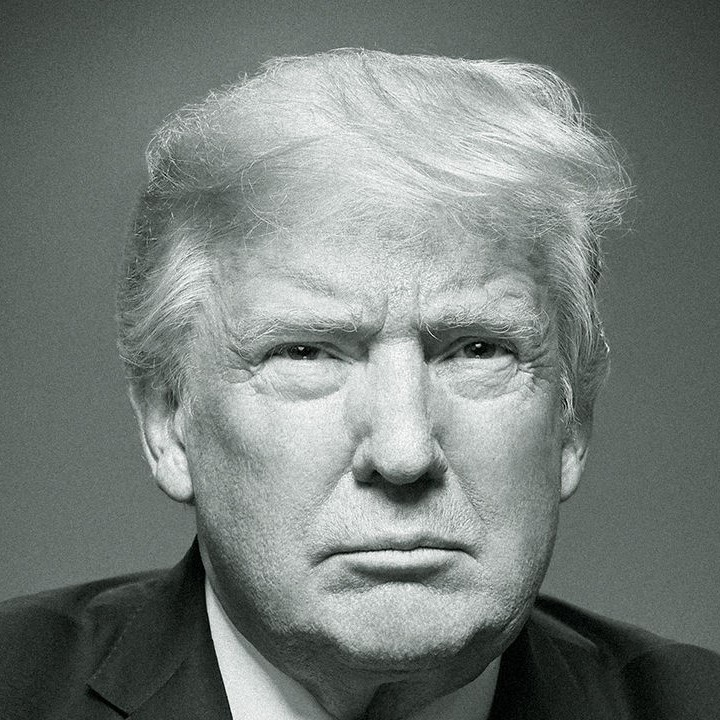
#> input picture pics/pic_a.jpg, 720 x 720 px
$ python global_min.py   (older library calls are emulated)
#> lines starting #> are read from the running program, lines starting #| are printed output that depends on the picture
### image_util.py
import numpy as np
import matplotlib.pyplot as plt
from PIL import Image
import cv2


def pic_to_square(picture):
    # todo resize to square
    pass


def load_pic_to_square_np(pic, size):
    picture = Image.open(pic).convert('L')  # opens and converts to grayscale
    if picture.width != picture.height:
        picture = pic_to_square(picture)
    picture = picture.resize((size, size), Image.ANTIALIAS)
    return np.array(picture) / 255


# [35 lines left out: functions show_image, grad_conv, lp_conv, mse, not called in this run]

### global_method.py
from util import image_util, mesh_util
import numpy as np
from util.image_util import mse
import argparse


class GlobalMethod:
    def __init__(self, input_pics, output_file, output_size=200, grid_size=None, height_field_size=1,
                 light_angle=60, weight_G=1.5, weight_S=0.001, radius=10, steps=1000, biased_costs=True):

        self.pics = [pic for pic in input_pics]
        self.gradient_pass_filter_images = image_util.grad_conv(image_util.lp_conv(self.pics))
        self.output_path = output_file
        self.height_field_size = height_field_size
        self.output_size = output_size

        if not grid_size:
            self.grid_size = int(output_size // self.height_field_size)

        # Heightfield, objective func.
        self.h = self.create_initial_grid()
        self.light_angle = light_angle
        self.S = 1 / np.tan(self.light_angle * (np.pi / 180))
        self.radius = radius
        self.radius_shadow_pos = np.arange(1, self.radius + 2)
        self.radius_shadow_neg = self.radius_shadow_pos[::-1]
        self.weight_G = weight_G
        self.weight_S = weight_S
        self.T = 1
        self.steps = steps
        self.alpha = self.T / self.steps
        self.l_calculator = ShadowCalculatorL(self.radius, self.grid_size, len(self.pics)).calc_new_l
        self.L = ShadowCalculatorL(self.radius, self.grid_size, len(self.pics)).cal_l_all(self.h)
        self.biased_costs = biased_costs
        self.idx_cost = np.zeros(self.h.size)
        self.obj_value = self.calc_objective_val(self.L)

        # Mesh initialization
        self.vertices = [None]
        self.faces = []
        points = [[0, 0, 0], [0, self.output_size, 0], [self.output_size, self.output_size, 0],
                  [self.output_size, 0, 0]]
        verts = len(self.vertices)
        self.faces.extend([[verts, verts + 1, verts + 2], [verts, verts + 2, verts + 3]])
        self.vertices.extend(points)

    def produce_pix(self):
        self.optimize()
        self.export_to_obj()

    # [66 lines left out: functions optimize, iteration, make_step, new_row_col, new_delta, not called in this run]

    def calc_objective_val(self, L):
        l_conv_p = image_util.lp_conv(L)
        l_conv_p_conv_g = image_util.grad_conv(l_conv_p)
        h_conv_g = image_util.grad_conv(self.h)
        parts = np.zeros(3)
        l1 = mse(l_conv_p, self.pics)
        parts[0] = l1.sum()
        l2 = self.weight_G * mse(l_conv_p_conv_g, self.gradient_pass_filter_images)
        parts[1] = l2.sum()
        l3 = self.weight_S * mse(h_conv_g, None)
        l3 = l3[np.newaxis, :]
        parts[2] = l3.sum()
        loss = np.concatenate([l1, l2, l3])
        loss = np.sum(loss, axis=0).reshape(self.h.size)
        self.idx_cost = loss / loss.sum()
        return parts.sum()

    # [55 lines left out: functions valid_step, valid_step_neg, valid_step_pos, delta_to_objective_enough, not called in this run]

    def create_initial_grid(self, checker=False, average=False):
        res = np.zeros([self.grid_size, self.grid_size])
        if checker:
            for i in range(self.grid_size):
                for j in range(self.grid_size // 2):
                    res[i, (2 * j + i % 2)] = 1
        if average:
            for i in range(self.grid_size):
                for j in range(self.grid_size):
                    val = 0
                    for pic in self.pics:
                        val += pic[i, j]
                    val = val / len(self.pics)
                    if val > 0.7:
                        res[i, j] = 3
                    elif val > 0.5:
                        res[i, j] = 2
                    elif val > 0.3:
                        res[i, j] = 1
        return res

    # [53 lines left out: functions export_to_obj, save_mesh_to_output, create_h_mesh, not called in this run]


class ShadowCalculatorL:
    def __init__(self, radius, grid_size, directions):
        self.grid_size = grid_size
        self.radius = radius
        self.compare_idx_vector = np.arange(1, radius + 1)
        self.mat_select = np.arange(0, grid_size).reshape([grid_size, 1]) + self.compare_idx_vector
        self.num_of_directions = directions

    def cal_l_all(self, H):
        new_l = np.ones([self.num_of_directions, self.grid_size, self.grid_size])
        for row in range(0, self.grid_size):
            new_l = self.calc_new_l(H, new_l, row, row)
        return new_l

    def calc_new_l(self, H, L, row, col):
        new_l = L.copy()
        vector = None
        for d in range(self.num_of_directions):
            if d == 0:
                vector = H[row, :]
            elif d == 1:
                vector = H[row, ::-1]
            elif d == 2:
                vector = H[:, col]
            elif d == 3:
                vector = H[::-1, col]
            vect_w_radius = self.add_rad_2_vec(vector)
            comp_matrix = vect_w_radius[self.mat_select] - self.compare_idx_vector
            comp_matrix = comp_matrix.max(axis=1)
            l_update = np.clip((vector - comp_matrix), 0, 1)
            if d == 1 or d == 3:
                l_update = l_update[::-1]
            if d < 2:
                new_l[d, row, :] = l_update
            else:
                new_l[d, :, col] = l_update
        return new_l

    def add_rad_2_vec(self, vector):
        res = np.ones(self.grid_size + self.radius) * (-2000)
        res[:vector.shape[0]] = vector
        return res


# [57 lines that do not run on import are left out]

### util/image_util.py
import numpy as np
import matplotlib.pyplot as plt
from PIL import Image
import cv2


def pic_to_square(picture):
    # todo resize to square
    pass


# [17 lines left out: functions load_pic_to_square_np, show_image, not called in this run]


def grad_conv(pics,kernel_size=3):
    if type(pics) != np.ndarray or len(pics.shape) > 2:
        g_x = np.array([cv2.Sobel(pic, cv2.CV_64F, 1, 0, ksize=kernel_size) for pic in pics])
        g_y = np.array([cv2.Sobel(pic, cv2.CV_64F, 0, 1, ksize=kernel_size) for pic in pics])
    else:
        g_x = cv2.Sobel(pics, cv2.CV_64F, 1, 0, ksize=kernel_size)
        g_y = cv2.Sobel(pics, cv2.CV_64F, 0, 1, ksize=kernel_size)

    return np.sqrt(np.power(g_x, 2) + np.power(g_y, 2))


def lp_conv(pics,kernel_size=3):
    if type(pics) != np.ndarray or len(pics.shape) > 2:
        return np.array([cv2.blur(pic, (kernel_size, kernel_size)) for pic in pics])
    return cv2.blur(pics, (kernel_size, kernel_size))


def mse(a, b):
    if b is None:
        b = np.zeros(a.shape)
    res = a - b
    res = (res ** 2)
    res = (res)  # / a.size
    return res

### global_min.py
from scipy.optimize import differential_evolution as minimi
import cv2
import numpy as np
import image_util
import global_method

radius = 10
grid_size = 100
directions = 4
W_G = 1.5
W_S = 0.001
pics = ["pics/pic_a.jpg", "pics/pic_b.jpg", "pics/pic_c.jpg", "pics/pic_d.jpg"]
output = 'global_abcd.obj'
square_imgs = [image_util.load_pic_to_square_np(pic, 100) for pic in pics]
#> in load_pic_to_square_np, `picture = picture.resize((size, size), Image.ANTIALIAS)`:
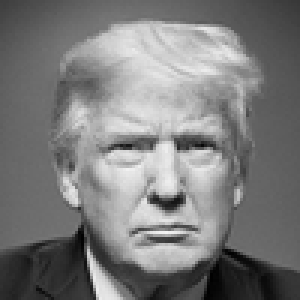
#> picture: PIL image 100x100 L (shown 3 times larger); min 1, max 245, mean 123.6
#> call 2 of load_pic_to_square_np, with pic = 'pics/pic_b.jpg', size = 100
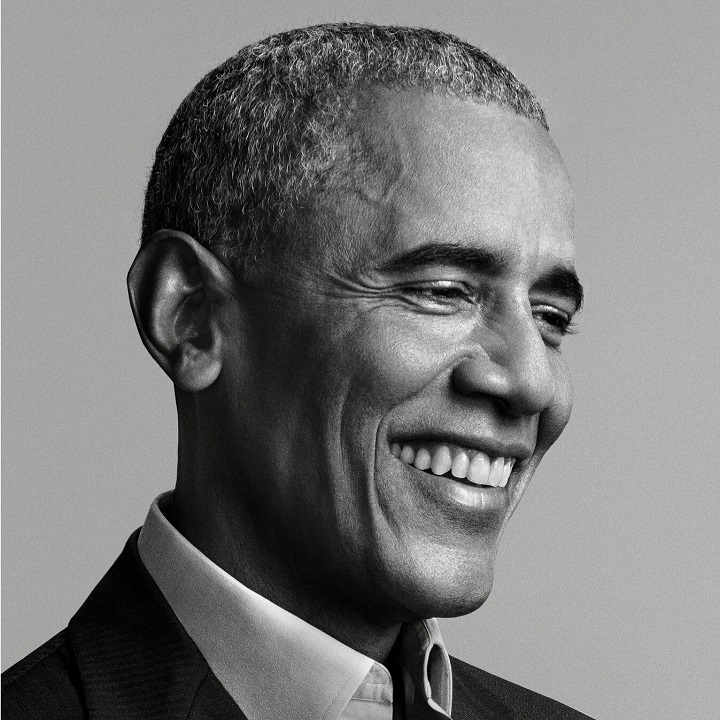
#> input picture pics/pic_b.jpg, 720 x 720 px
#> in load_pic_to_square_np (call 2), `picture = picture.resize((size, size), Image.ANTIALIAS)`:
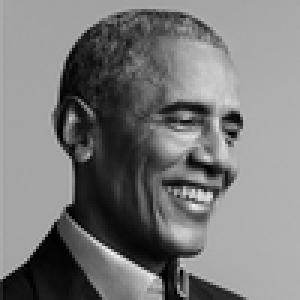
#> picture: PIL image 100x100 L (shown 3 times larger); min 0, max 240, mean 121.9
#> call 3 of load_pic_to_square_np, with pic = 'pics/pic_c.jpg', size = 100
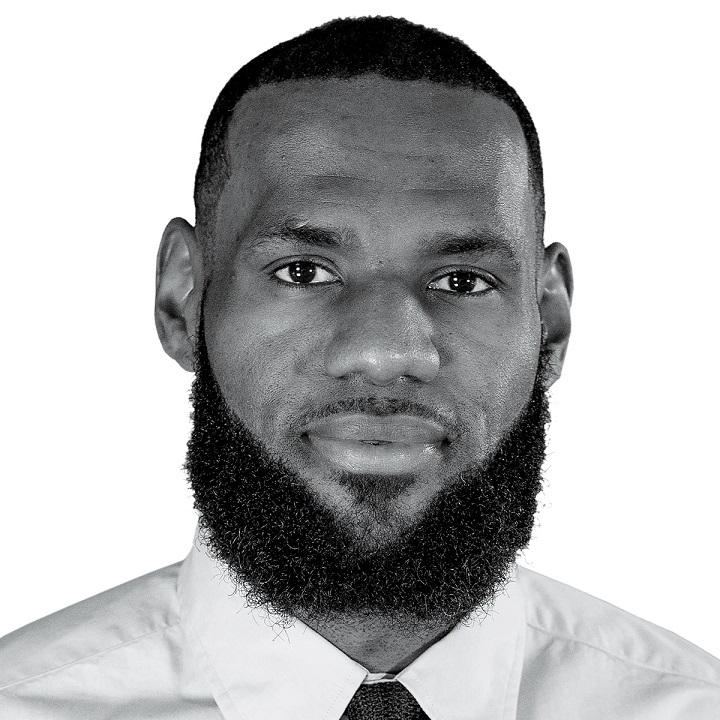
#> input picture pics/pic_c.jpg, 720 x 720 px
#> in load_pic_to_square_np (call 3), `picture = picture.resize((size, size), Image.ANTIALIAS)`:
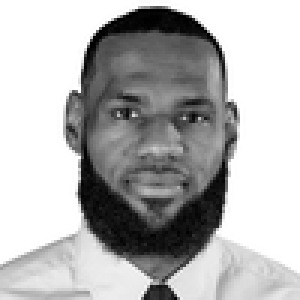
#> picture: PIL image 100x100 L (shown 3 times larger); min 0, max 255, mean 179.7
#> call 4 of load_pic_to_square_np, with pic = 'pics/pic_d.jpg', size = 100
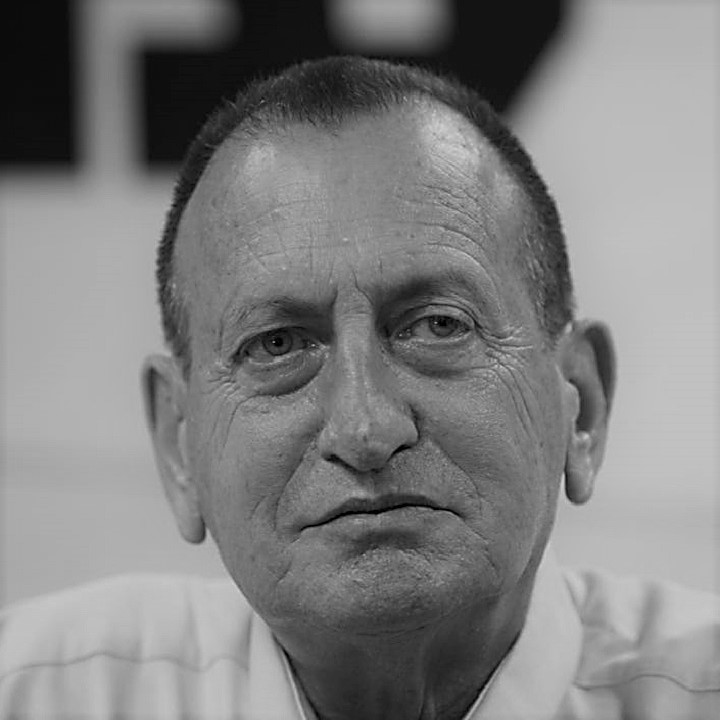
#> input picture pics/pic_d.jpg, 720 x 720 px
#> in load_pic_to_square_np (call 4), `picture = picture.resize((size, size), Image.ANTIALIAS)`:
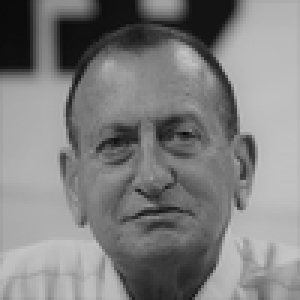
#> picture: PIL image 100x100 L (shown 3 times larger); min 9, max 198, mean 128.1
#> square_imgs = 4 items
x = np.zeros(grid_size* grid_size)

glbm = global_method.GlobalMethod(square_imgs, output, output_size=100)
#> after the loop in cal_l_all, `for row in range(0, self.grid_size):`: H: shape (100, 100) float64; every value is 0
#> in calc_objective_val, `loss = np.sum(loss, axis=0).reshape(self.h.size)`: loss = 10000 values, max 15.49 at index 766, min 0.316 at index 3080, mean 2.3
#> in calc_objective_val, `self.idx_cost = loss / loss.sum()`: self.idx_cost = 10000 values, max 0.000675 at index 766, min 1.38e-05 at index 3080, mean 0.0001
#> in __init__, `self.obj_value = self.calc_objective_val(self.L)`: self.obj_value = 22953.9


# [62 lines left out: functions calc_objective_val, cal_l_all, add_rad_2_vec, grad_conv, lp_conv, not called in this run]
Nfeval=1
# [8 lines left out: function callbackF, not called in this run]
print("starting to minimize")
bnds=np.zeros([grid_size*grid_size,2])
bnds[:,1]=1000
#res = minimi(calc_objective_val,x, callback=callbackF,method='Powell')
#res = minimi(calc_objective_val,bnds, callback=callbackF,workers=-1)
#> (the run stopped early here; a loop or call above may not have finished)
